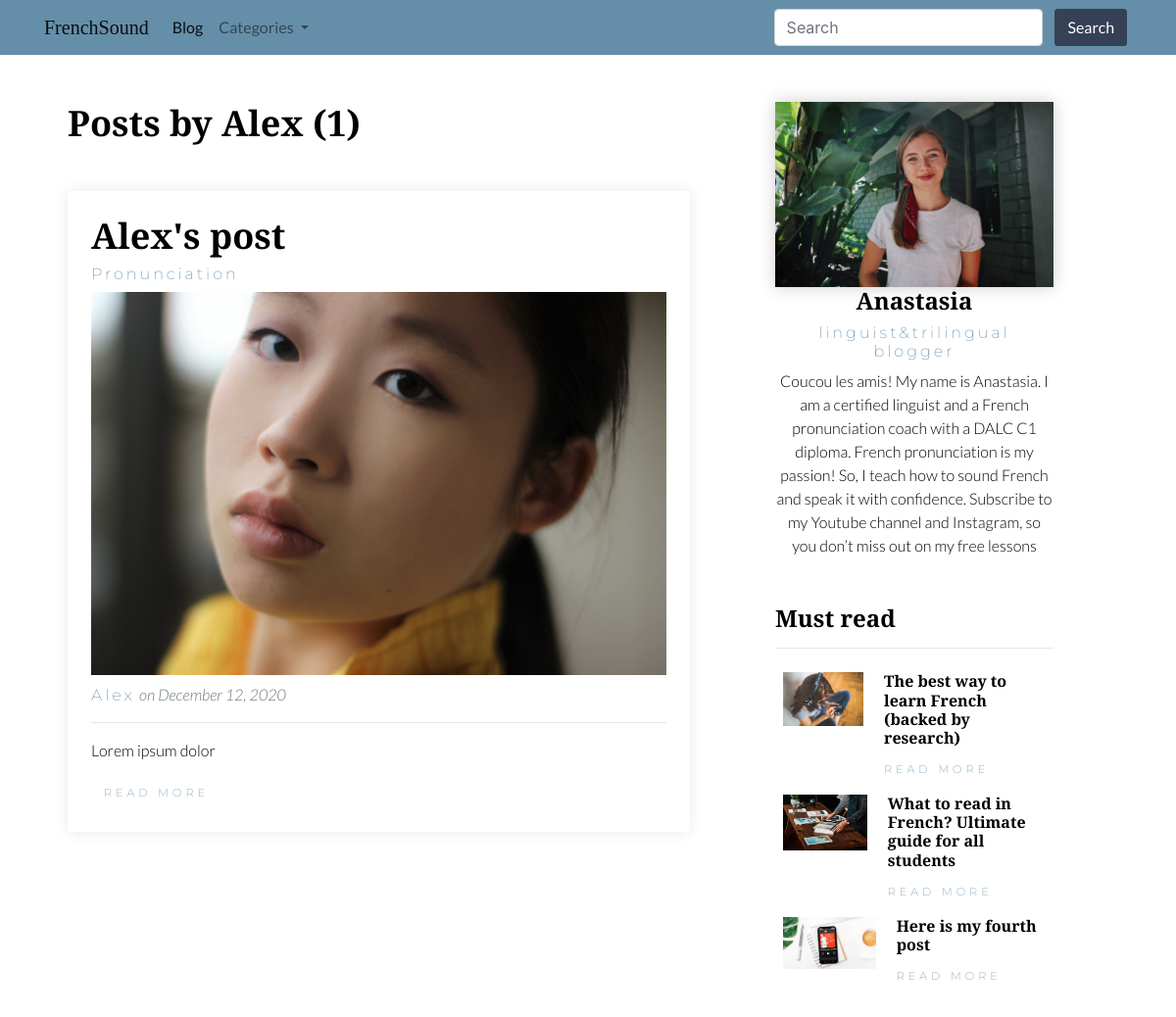
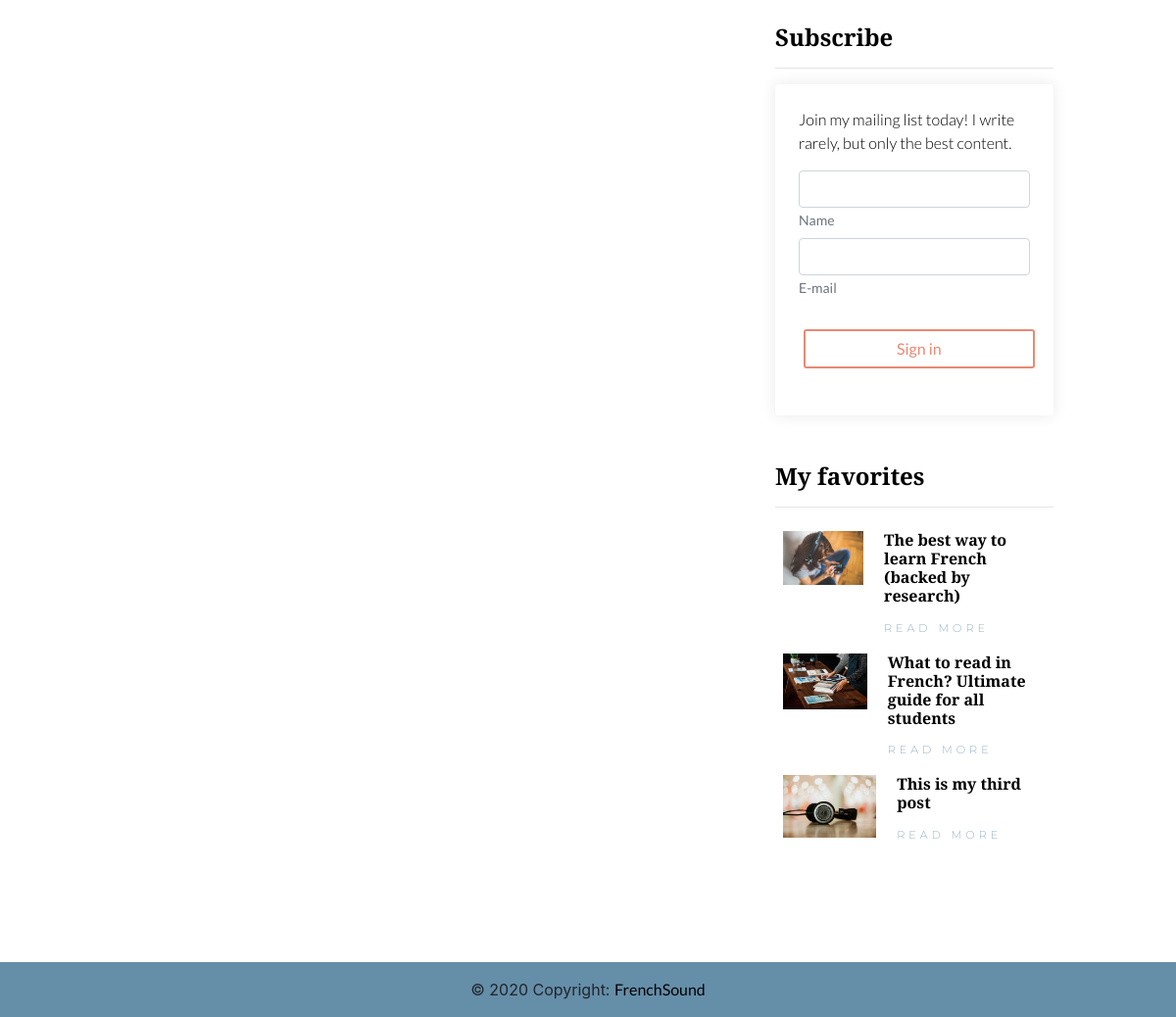
The app's page /blog/user/Alex/ with its own data (2 pictures, top to bottom).
### blog/models.py (models this page shows, shortened)
class Post(models.Model):
	title = models.CharField(max_length=100)
	date_posted = models.DateTimeField(default=timezone.now)
	excerpt = models.TextField(default=None)
	content = RichTextField(blank=True, null=True)
	hero_image = models.ImageField(default=None, upload_to='media')
	author = models.ForeignKey(User, on_delete=models.CASCADE)
	category = models.ForeignKey(Category, on_delete=models.PROTECT, default=None)
	must_read = models.BooleanField(default=False)
	favorite = models.BooleanField(default=False)

class Category(models.Model):
	name = models.CharField(max_length=100)
	def __str__(self):
		return self.name

### blog/views.py (the view)
# urls.py: path('blog/user/<str:username>/', UserPostListView.as_view(), name='blog-user-posts'),
class UserPostListView(ListView):
	model = Post
	template_name = 'blog/user_posts.html'
	must_read = Post.objects.filter(must_read=True)
	favorite = Post.objects.filter(favorite=True)
	context_object_name = 'posts'
	extra_context = {'must_read': must_read, 'favorite': favorite}
	paginate_by = 2
	def get_queryset(self):
		user = get_object_or_404(User, username=self.kwargs.get('username'))
		return Post.objects.filter(author=user).order_by('-date_posted')

### blog/templates/blog/user_posts.html (shortened to what this page needs)
{% extends "blog/base.html" %}
{% block content %}
		<h2 class="mb-5">Posts by {{ view.kwargs.username }} ({{ page_obj.paginator.count }})</h2>
		{% for post in posts %}
		<div class="post p-4 mb-4">
			<h2>{{ post.title }}</h2>
			<a href="{% url 'blog-category-posts' post.category.name %}"><h4>{{ post.category }}</h4></a>
			<img class="img-fluid" src="{{ post.hero_image.url}}">
			<div class="mt-2">
				<a href="{% url 'blog-user-posts' post.author.username %}"><h4 style="display: inline;">{{ post.author }}</h4></a>
				<p style="display: inline;" class="text-muted font-italic">on {{ post.date_posted|date:"F d, Y" }}</p>
			</div>
			<hr>
			<p>{{ post.excerpt }}</p>
			<a class="btn btn-link" href="{% url 'blog-post-detail' post.id %}">read more</a>
		</div>
    	{% endfor %}
{% endblock content %}

### blog/templates/blog/base.html (shortened to what this page needs)
{% load static %}
<!DOCTYPE html>
<html class="no-js" lang="en">
<head>
    <link rel="stylesheet" href="https://maxcdn.bootstrapcdn.com/bootstrap/4.0.0/css/bootstrap.min.css">
    <link rel="stylesheet" type="text/css" href="{% static 'main.css' %}">
</head>
<body>
    <header>
        <nav class="navbar sticky-top navbar-expand-lg navbar-light bg-blue">
          <div class="container">
            <a class="navbar-brand" href="{% url 'blog-home' %}">FrenchSound</a>
            <div class="collapse navbar-collapse" id="navbarSupportedContent">
              <ul class="navbar-nav mr-auto">
                <li class="nav-item active">
                  <a class="nav-link" href="{% url 'blog-home' %}">Blog <span class="sr-only">(current)</span></a>
                </li>
                <li class="nav-item dropdown">
                  <a class="nav-link dropdown-toggle" href="#" id="navbarDropdown" role="button" data-toggle="dropdown" aria-haspopup="true" aria-expanded="false">
                    Categories
                  </a>
                </li>
              </ul>
              <form class="form-inline my-2 my-lg-0">
                <input class="form-control mr-sm-2" type="search" placeholder="Search" aria-label="Search">
                <button class="btn btn-primary my-2 my-sm-0" type="submit">Search</button>
              </form>
            </div>
          </div>
        </nav>
    </header>
    <div class="container container-fluid">
        <div class="row">
            <div class="col-sm-7 mt-5 mx-4">
                <section>
                    {% block content%}
                    {% endblock content%}
                </section>
            </div>
            <div class="col-sm-4 mt-5 px-5">
                <div>
                    <img src="{% static 'linguanastya-sidebar.jpg' %}" class='img-fluid sidebar-img'>
                    <h3 class="text-center">Anastasia</h3>
                    <h4 class="text-center">linguist&trilingual blogger</h4>
                    <p class="text-center">Coucou les amis! My name is Anastasia. I am a certified linguist and a French pronunciation coach with a DALC C1 diploma. French pronunciation is my passion! So, I teach how to sound French and speak it with confidence. Subscribe to my Youtube channel and Instagram, so you don’t miss out on my free lessons</p>
                </div>
                <div class="mt-5">
                    <h3>Must read</h3>
                    <hr>
                    {% for post in must_read%}
                     <div class="sidebar-item grid-container">
                            <div class="grid-item grid-item1">
                              <img class="thumbnail thumbnail-custom img-fluid" src="{{post.hero_image.url}}">
                            </div>
                            <div class="grid-item grid-item2">
                              <h5>{{ post.title }}</h5>
                              <a class="btn-link" href="{% url 'blog-post-detail' post.id %}">Read more</a>
                            </div>
                      </div>
                    {% endfor %}
                </div>
                <div class="mt-5">
                        <h3>Subscribe</h3>
                        <hr>
                    <div class="post py-4 px-4">
                        <p>Join my mailing list today! I write rarely, but only the best content.</p>
                        <form action="#!">
                            <div class="md-form mt-3">
                                <input type="text" id="subscription_name" class="form-control">
                                <label for="subscription_name" class="text-muted">Name</label>
                            </div>
                            <div class="md-form">
                                <input type="email" id="subscription_email" class="form-control">
                                <label for="subscription_email" class="text-muted">E-mail</label>
                            </div>
                            <div class="">
                                <button class="btn btn-outline btn-rounded btn-block z-depth-0 my-4 waves-effect" type="submit">Sign in</button>
                            </div>
                        </form>
                    </div>
                </div>
                <div class="mt-5">
                    <h3>My favorites</h3>
                    <hr>
                    {% for post in favorite%}
                     <div class="sidebar-item grid-container">
                            <div class="grid-item grid-item1">
                              <img class="thumbnail thumbnail-custom img-fluid" src="{{post.hero_image.url}}">
                            </div>
                            <div class="grid-item grid-item2">
                              <h5>{{ post.title }}</h5>
                              <a class="btn-link" href="{% url 'blog-post-detail' post.id %}">Read more</a>
                            </div>
                      </div>
                    {% endfor %}
                </div>
            </div>
        </div>
    </div>
    <footer class="page-footer font-small blue">
      <div class="footer-copyright text-center py-3">© 2020 Copyright:
        <a href="https://mdbootstrap.com/" class="footer-link"> FrenchSound</a>
      </div>
    </footer>
</body>

### blog/static/main.css (style rules this page uses)
* { padding: 0; margin: 0; box-sizing: border-box; }
html { position: relative; }
@media (min-width: 992px) { h2 { font-family: 'Playfair Display', serif; color: #000000; font-weight: 700; font-size: 36px; } }
@media (min-width: 992px) { h3 { font-family: 'Playfair Display', serif; color: #000000; font-weight: 700; font-size: 24px; } }
@media (min-width: 992px) { h4 { font-family: 'Montserrat', sans-serif; color: #658EA9; letter-spacing: 3px; font-weight: 200; font-size: 16px; } }
@media (min-width: 992px) { h5 { font-family: 'Playfair Display', serif; color: #000000; font-weight: 700; font-size: 16px; } }
@media (min-width: 992px) { p { font-family: 'Lato', sans-serif; color: #000000; font-weight: 300; font-size: 16px; } }
@media (min-width: 992px) { a { font-family: 'Lato', sans-serif; font-weight: 400; font-size: 16px; color: black; } }
@media (min-width: 992px) { label { font-family: 'Lato', sans-serif; font-weight: 400; font-size: 14px; } }
@media (min-width: 1200px) { h2 { font-family: 'Playfair Display', serif; color: #000000; font-weight: 700; font-size: 36px; } }
@media (min-width: 1200px) { h3 { font-family: 'Playfair Display', serif; color: #000000; font-weight: 700; font-size: 24px; } }
@media (min-width: 1200px) { h4 { font-family: 'Montserrat', sans-serif; color: #658EA9; letter-spacing: 3px; font-weight: 200; font-size: 16px; } }
@media (min-width: 1200px) { h5 { font-family: 'Playfair Display', serif; color: #000000; font-weight: 700; font-size: 16px; } }
@media (min-width: 1200px) { p { font-family: 'Lato', sans-serif; color: #000000; font-weight: 300; font-size: 16px; } }
@media (min-width: 1200px) { a { font-family: 'Lato', sans-serif; font-weight: 400; font-size: 16px; color: black; } }
@media (min-width: 1200px) { label { font-family: 'Lato', sans-serif; font-weight: 400; font-size: 14px; } }
.bg-blue { background-color: #658EA9; }
.navbar-brand { font-family: 'Playfair Display', serif; }
.sidebar-img { box-shadow:hsl(0, 0%, 80%) 0 0 16px; }
.grid-container { display: grid; grid-template-columns: auto auto auto; grid-column-gap: 0.3rem; }
.grid-item { margin: 0.5rem; }
.btn-link { color: #658EA9; letter-spacing: 4px; font-family: 'Montserrat', sans-serif; font-weight: 200; font-size: 0.7rem; text-transform: uppercase; }
.btn-primary { color: white; background-color: #364156; border: 1.5px solid #364156; border-radius: 3px; font-family: 'Lato', sans-serif; font-weight: 400; margin: 0.3rem; }
.btn-outline { color: #E98973; background-color: white; border: 2px solid #E98973; border-radius: 3px; font-family: 'Lato', sans-serif; font-weight: 400; margin: 0.3rem; }
.post { border-radius: 4px 4px; box-shadow: 0 0 16px rgba(0, 0, 0, 0.09); }
footer { background-color: #658EA9; margin-top: 7rem; }
.footer-link { color: black; font-family: 'Lato', sans-serif; font-weight: 400; font-size: 16px; }

### records on screen
Post: title "Alex's post", category "Pronunciation", hero_image (picture), author "Alex", date_posted "December 12, 2020", excerpt "Lorem ipsum dolor"
Post: hero_image (picture), title "The best way to learn French (backed by research)"
Post: hero_image (picture), title "What to read in French? Ultimate guide for all students"
Post: hero_image (picture), title "Here is my fourth post"
Post: hero_image (picture), title "This is my third post"

### other values on screen
{{ view.kwargs.username }} "Alex"
{{ page_obj.paginator.count }} "1"
